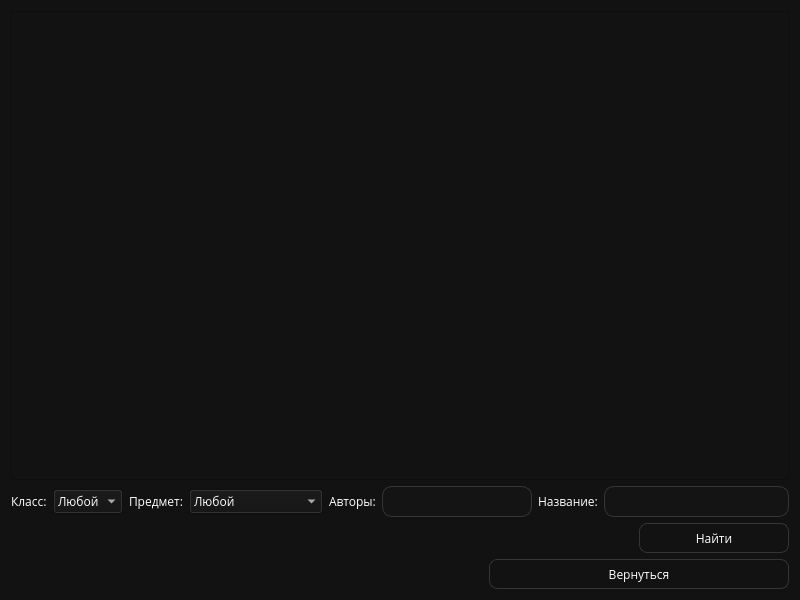
<?xml version="1.0" encoding="UTF-8"?>
<ui version="4.0">
 <class>studentBookLibrary</class>
 <widget class="QWidget" name="studentBookLibrary">
  <property name="geometry">
   <rect>
    <x>0</x>
    <y>0</y>
    <width>800</width>
    <height>600</height>
   </rect>
  </property>
  <property name="minimumSize">
   <size>
    <width>800</width>
    <height>0</height>
   </size>
  </property>
  <property name="maximumSize">
   <size>
    <width>800</width>
    <height>16777215</height>
   </size>
  </property>
  <property name="windowTitle">
   <string>Библиотека учебников</string>
  </property>
  <property name="styleSheet">
   <string notr="true">QWidget {
	color: white;
	background-color: rgb(18, 18, 18);
	font-family: Open Sans;
}

Line {
	border: 1px;
	background:  #CCCCCC;
}

QLineEdit {
	font-size: 16px;
	padding: 2px; 
	background-color: rgb(20, 20, 20);
	border: solid;
	border-color: #353535;
	border-width: 1px;
	border-radius: 10px;
}

QPushButton {
	color: white;
	
	border: solid;
	border-color: #353535;
	border-width: 1px;
	border-radius: 8px;
}

QPushButton:hover {
	border-color: rgb(170, 170, 170);
	border-width: 2px;
}

QPushButton:pressed {
	border-color: white;
	border-width: 2px;
}

QPushButton:disabled {
	color: #353535;
}
</string>
  </property>
  <layout class="QVBoxLayout" name="verticalLayout">
   <item>
    <widget class="QTableWidget" name="tableWidget"/>
   </item>
   <item>
    <layout class="QHBoxLayout" name="horizontalLayout">
     <item>
      <widget class="QLabel" name="label">
       <property name="text">
        <string>Класс:</string>
       </property>
      </widget>
     </item>
     <item>
      <widget class="QComboBox" name="gradeBox">
       <property name="minimumSize">
        <size>
         <width>70</width>
         <height>0</height>
        </size>
       </property>
       <item>
        <property name="text">
         <string>Любой</string>
        </property>
       </item>
       <item>
        <property name="text">
         <string>1</string>
        </property>
       </item>
       <item>
        <property name="text">
         <string>2</string>
        </property>
       </item>
       <item>
        <property name="text">
         <string>3</string>
        </property>
       </item>
       <item>
        <property name="text">
         <string>4</string>
        </property>
       </item>
       <item>
        <property name="text">
         <string>5</string>
        </property>
       </item>
       <item>
        <property name="text">
         <string>6</string>
        </property>
       </item>
       <item>
        <property name="text">
         <string>7</string>
        </property>
       </item>
       <item>
        <property name="text">
         <string>8</string>
        </property>
       </item>
       <item>
        <property name="text">
         <string>9</string>
        </property>
       </item>
       <item>
        <property name="text">
         <string>10</string>
        </property>
       </item>
       <item>
        <property name="text">
         <string>11</string>
        </property>
       </item>
      </widget>
     </item>
     <item>
      <widget class="QLabel" name="label_2">
       <property name="text">
        <string>Предмет:</string>
       </property>
      </widget>
     </item>
     <item>
      <widget class="QComboBox" name="subjectBox">
       <property name="minimumSize">
        <size>
         <width>130</width>
         <height>0</height>
        </size>
       </property>
       <item>
        <property name="text">
         <string>Любой</string>
        </property>
       </item>
       <item>
        <property name="text">
         <string>Математика</string>
        </property>
       </item>
       <item>
        <property name="text">
         <string>Геометрия</string>
        </property>
       </item>
       <item>
        <property name="text">
         <string>Алгебра</string>
        </property>
       </item>
       <item>
        <property name="text">
         <string>Физика</string>
        </property>
       </item>
       <item>
        <property name="text">
         <string>Информатика</string>
        </property>
       </item>
       <item>
        <property name="text">
         <string>Химия</string>
        </property>
       </item>
       <item>
        <property name="text">
         <string>Биология</string>
        </property>
       </item>
       <item>
        <property name="text">
         <string>Английский язык</string>
        </property>
       </item>
       <item>
        <property name="text">
         <string>Русский язык</string>
        </property>
       </item>
       <item>
        <property name="text">
         <string>Литература</string>
        </property>
       </item>
       <item>
        <property name="text">
         <string>История</string>
        </property>
       </item>
       <item>
        <property name="text">
         <string>Обществознание</string>
        </property>
       </item>
       <item>
        <property name="text">
         <string>География</string>
        </property>
       </item>
      </widget>
     </item>
     <item>
      <widget class="QLabel" name="label_3">
       <property name="text">
        <string>Авторы:</string>
       </property>
      </widget>
     </item>
     <item>
      <widget class="QLineEdit" name="authorsLineEdit">
       <property name="maximumSize">
        <size>
         <width>150</width>
         <height>16777215</height>
        </size>
       </property>
      </widget>
     </item>
     <item>
      <widget class="QLabel" name="label_4">
       <property name="text">
        <string>Название:</string>
       </property>
      </widget>
     </item>
     <item>
      <widget class="QLineEdit" name="nameLineEdit"/>
     </item>
    </layout>
   </item>
   <item>
    <layout class="QHBoxLayout" name="horizontalLayout_3">
     <item>
      <spacer name="horizontalSpacer">
       <property name="orientation">
        <enum>Qt::Horizontal</enum>
       </property>
       <property name="sizeHint" stdset="0">
        <size>
         <width>40</width>
         <height>20</height>
        </size>
       </property>
      </spacer>
     </item>
     <item>
      <widget class="QPushButton" name="findBtn">
       <property name="minimumSize">
        <size>
         <width>150</width>
         <height>30</height>
        </size>
       </property>
       <property name="text">
        <string>Найти</string>
       </property>
      </widget>
     </item>
    </layout>
   </item>
   <item>
    <layout class="QHBoxLayout" name="horizontalLayout_4">
     <item>
      <spacer name="horizontalSpacer_2">
       <property name="orientation">
        <enum>Qt::Horizontal</enum>
       </property>
       <property name="sizeHint" stdset="0">
        <size>
         <width>40</width>
         <height>20</height>
        </size>
       </property>
      </spacer>
     </item>
     <item>
      <widget class="QPushButton" name="returnBtn">
       <property name="minimumSize">
        <size>
         <width>300</width>
         <height>30</height>
        </size>
       </property>
       <property name="text">
        <string>Вернуться</string>
       </property>
      </widget>
     </item>
    </layout>
   </item>
  </layout>
 </widget>
 <resources/>
 <connections/>
</ui>
